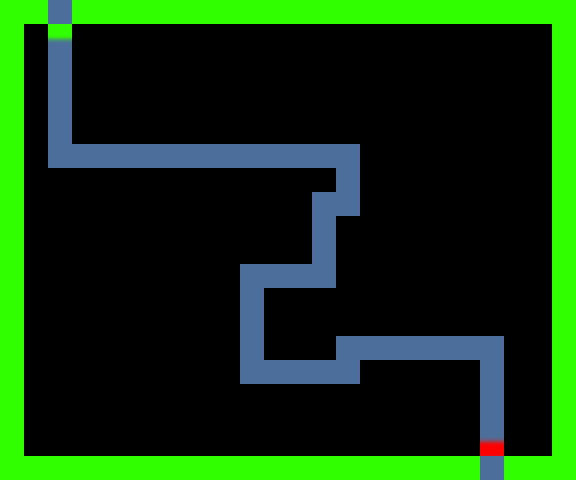

Tiled map render using the project's own tile images. Description and the map definition, with tile-layer contents summarised, below:
An orthogonal 24x20 tile map with 24x24 px tiles, 3 tile layers (collision, path, misc).

<map version="1.0" orientation="orthogonal" width="24" height="20" tilewidth="24" tileheight="24">
 <properties>
  <property name="startX" value="2" />
  <property name="startY" value="0" />
  <property name="targetX" value="20" />
  <property name="targetY" value="19" />
 </properties>
 <tileset firstgid="1" name="tileset" tilewidth="24" tileheight="24">
  <image source="tileset.png" width="168" height="48" />
  <tile id="0">
   <properties>
    <property name="Type" value="blocked" />
   </properties>
  </tile>
  <tile id="6">
   <properties>
    <property name="Type" value="noPlace" />
   </properties>
  </tile>
  <tile id="13">
   <properties>
    <property name="Type" value="blocked" />
   </properties>
  </tile>
 </tileset>
 <layer name="collision" width="24" height="20">
  <data>[480 cells, 130 non-empty, 2 distinct tile ids]</data>
 </layer>
 <layer name="path" width="24" height="20">
  <data>[480 cells, 48 non-empty, 3 distinct tile ids]</data>
 </layer>
 <layer name="misc" width="24" height="20">
  <data>[480 cells, 0 non-empty, 0 distinct tile ids]</data>
 </layer>
</map>
